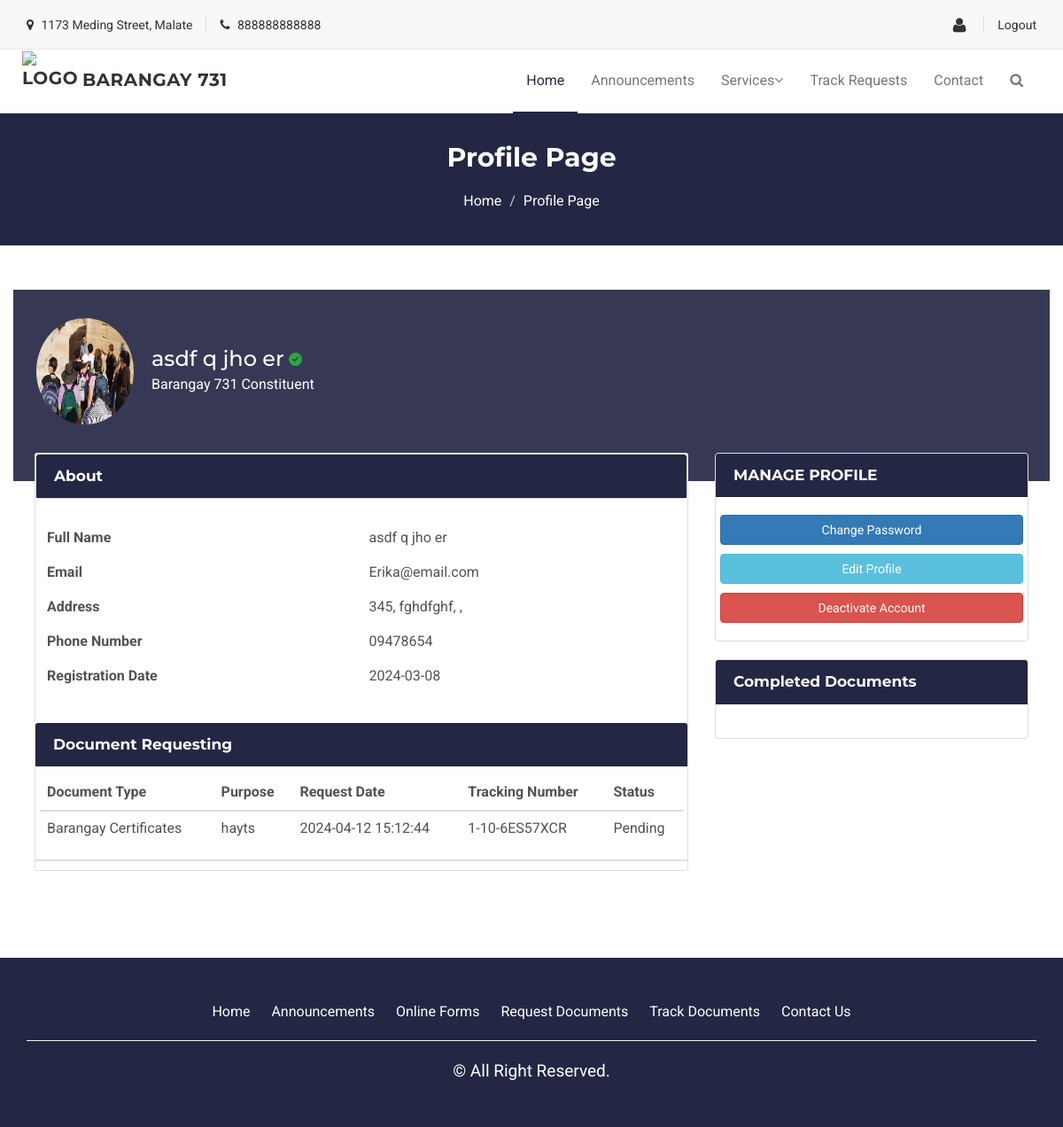
The app's page /homepagefolder/ProfilePage.php (signed in) with its own data.
### tables this page shows
CREATE TABLE `users_tbl` (
  `UserID` int(11) NOT NULL,
  `ResidentID` int(11) NOT NULL,
  `FirstName` varchar(255) NOT NULL,
  `LastName` varchar(255) NOT NULL,
  `MiddleName` varchar(255) DEFAULT NULL,
  `Suffix` varchar(10) NOT NULL,
  `Username` varchar(255) NOT NULL,
  `Password` varchar(255) NOT NULL,
  `Email` varchar(255) NOT NULL,
  `Phone` varchar(20) DEFAULT NULL,
  `RegistrationDate` date DEFAULT NULL,
  `Image` varchar(255) NOT NULL,
  `RoleID` int(11) DEFAULT NULL,
  `IsActive` tinyint(1) NOT NULL,
  `IsVerified` tinyint(1) NOT NULL
);

CREATE TABLE `residents_tbl` (
  `ResidentID` int(11) NOT NULL,
  `HouseholdID` int(11) DEFAULT NULL,
  `ClusterID` int(11) DEFAULT NULL,
  `LastName` varchar(255) DEFAULT NULL,
  `FirstName` varchar(255) DEFAULT NULL,
  `MiddleName` varchar(255) DEFAULT NULL,
  `Suffix` varchar(25) NOT NULL,
  `HouseNumber` int(11) NOT NULL,
  `StreetName` varchar(255) NOT NULL,
  `CityName` varchar(255) NOT NULL,
  `PostalCode` varchar(20) DEFAULT NULL,
  `Gender` varchar(10) DEFAULT NULL,
  `Birthday` date DEFAULT NULL,
  `Age` int(11) DEFAULT NULL,
  `PlaceOfBirth` varchar(255) DEFAULT NULL,
  `Citizenship` varchar(255) NOT NULL,
  `CivilStatus` varchar(20) DEFAULT NULL,
  `LiveIn` enum('yes','no') DEFAULT NULL,
  `PWD` enum('yes','no') DEFAULT NULL,
  `SoloParent` enum('yes','no') DEFAULT NULL,
  `Kasambahay` enum('yes','no') DEFAULT NULL,
  `Occupation` varchar(255) DEFAULT NULL,
  `Student` enum('yes','no') DEFAULT NULL,
  `RegisteredVoter` enum('yes','no') DEFAULT NULL,
  `Image` varchar(255) NOT NULL,
  `IsArchived` tinyint(1) DEFAULT 0
);

CREATE TABLE `docutype_tbl` (
  `DocuTypeID` int(11) NOT NULL,
  `DocuName` varchar(255) DEFAULT NULL
);

CREATE TABLE `request_tbl` (
  `RequestId` int(11) NOT NULL,
  `UserId` int(11) DEFAULT NULL,
  `ResidentID` int(11) NOT NULL,
  `DocuType` varchar(255) DEFAULT NULL,
  `RequestFor` varchar(255) NOT NULL DEFAULT 'Self',
  `RelationshipWith` varchar(255) NOT NULL DEFAULT 'Self',
  `Purpose` varchar(255) DEFAULT NULL,
  `RequestDate` datetime NOT NULL,
  `ExpiryDate` date DEFAULT NULL,
  `TrackingNumber` varchar(255) NOT NULL,
  `Status` varchar(50) DEFAULT NULL
);

### homepagefolder/ProfilePage.php (the view, shortened to what this page needs)
<?php
require '../includes/dbhandler.inc.php';
if (isset($_SESSION['UserID'])) {
  $userID = $_SESSION['UserID'];
  $sql = "SELECT u.*, r.Housenumber, r.streetname, r.cityname, r.postalcode, req.*, dt.DocuName
  FROM users_tbl u
  INNER JOIN residents_tbl r ON u.residentID = r.residentID
  LEFT JOIN request_tbl req ON u.userID = req.userID
  LEFT JOIN DocuType_tbl dt ON req.DocuType = dt.DocuTypeID
  WHERE u.UserID = ?";
  $stmt = mysqli_stmt_init($conn);
  if (mysqli_stmt_prepare($stmt, $sql)) {
    mysqli_stmt_bind_param($stmt, "i", $userID);
    mysqli_stmt_execute($stmt);
    $result = mysqli_stmt_get_result($stmt);
    if (mysqli_num_rows($result) > 0) {
      $row = mysqli_fetch_assoc($result);
    } else {
      echo "User record not found.";
    }
  } else {
    echo "Error: Failed to prepare SQL statement.";
  }
} else {
  header("Location: LogIn.php");
  exit();
}
?>
<!DOCTYPE html>
<html lang="en">
<head>
  <link href="assets/css/font-awesome.css" rel="stylesheet">
  <link href="assets/css/bootstrap.css" rel="stylesheet">
  <link rel="stylesheet" type="text/css" href="assets/css/slick.css">
  <link rel="stylesheet" href="assets/css/jquery.fancybox.css" type="text/css" media="screen" />
  <link id="switcher" href="assets/css/theme-color/default-theme.css" rel="stylesheet">
  <link href="assets/css/style.css" rel="stylesheet">
  <link href="assets/css/profilecss.css" rel="stylesheet">
</head>
<body>
  <header id="mu-header">
    <div class="container">
      <div class="row">
        <div class="col-lg-12 col-md-12">
          <div class="mu-header-area">
            <div class="row" style="margin-top: 8px">
              <div class="col-lg-6 col-md-6 col-sm-6 col-xs-6">
                <div class="mu-header-top-left">
                  <div class="mu-top-email">
                    <i class="fa fa-map-marker"></i>
                    <span>1173 Meding Street, Malate </span>
                  </div>
                  <div class="mu-top-phone">
                    <i class="fa fa-phone"></i>
                    <span>888888888888</span>
                  </div>
                </div>
              </div>
              <div class="col-lg-6 col-md-6 col-sm-6 col-xs-6">
                <div class="mu-header-top-right">
                  <nav>
                    <ul class="mu-top-social-nav">
                      <div class="mu-header-top-left">
                        <?php if(isset($_SESSION['username'])): ?>
                          <a href="../homepagefolder/ProfilePage.php" class="mu-top-email">
                            <i class="fa fa-user fa-lg"></i>
                          </a>
                          <a href="../includes/logout.inc.php" class="mu-profile-link">
                            <div class="mu-top-phone">
                              <span>Logout</span>
                            </div>
                          </a>
                        <?php endif; ?>
                      </div>
                    </ul>
                  </nav>
                </div>
              </div>
            </div>
          </div>
        </div>
      </div>
    </div>
  </header>
  <section id="mu-menu">
    <nav class="navbar navbar-default" role="navigation">
      <div class="container">
        <div class="navbar-header">
          <a class="navbar-brand" href="index.php"><img src="../builtimages/left_logo.png" style="width:63px; margin-top: -18px" alt="logo"> </a>
          <a class="navbar-brand"> <span style="margin-top: 10px !important">Barangay 731</span> </a>
        </div>
        <div id="navbar" class="navbar-collapse collapse">
          <ul id="top-menu" class="nav navbar-nav navbar-right main-nav">
            <li class="active"><a href="index.php">Home</a></li>
            <li><a href="announcement.php">Announcements</a></li>
            <li class="dropdown">
              <a href="#" class="dropdown-toggle" data-toggle="dropdown">Services<span class="fa fa-angle-down"></span></a>
            </li>
            <li><a href="trackRequestsPage.php">Track Requests</a></li>
            <li><a href="contact.php">Contact</a></li>
            <li><a href="#" id="mu-search-icon"><i class="fa fa-search"></i></a></li>
          </ul>
        </div>
      </div>
    </nav>
  </section>
  <section id="mu-page-breadcrumb">
   <div class="container">
     <div class="row">
       <div class="col-md-12">
         <div class="mu-page-breadcrumb-area">
           <h2>Profile Page</h2>
           <ol class="breadcrumb">
            <li><a href="#">Home</a></li>
            <li class="active">Profile Page</li>
          </ol>
        </div>
      </div>
    </div>
  </div>
</section>
<section id="mu-contact">
 <div class="container">
   <div class="row">
    <div class="container-overlap bg-blue-500 ng-scope">
      <div class="media m0 pv">
        <div class="media-left media-right"><a href="#"> <img src="../uploads/ProfileImages/<?php echo $row['Image']; ?>" alt="<?php echo $row['FirstName'] . ' ' . $row['MiddleName'] . ' ' . $row['LastName']. ' ' . $row['Suffix']; ?>" alt="User" class="media-object img-circle thumb120"></a></div>
        <div class="media-body media-middle">
          <h3 class="media-heading text-white">
            <?php
            echo $row['FirstName'] . ' ' .
            $row['MiddleName'] . ' ' .
            $row['LastName']. ' ' .
            $row['Suffix'];
            $is_verified = $row['IsVerified'];
            if ($is_verified) {
              echo '<svg style="margin-left: 5px;" xmlns="http://www.w3.org/2000/svg" viewBox="0 0 512 512" width="1.5%" height="1%">
              <path fill="#28a745" d="M256 512A256 256 0 1 0 256 0a256 256 0 1 0 0 512zM241 337l-17 17-17-17-80-80L161 223l63 63L351 159 385 193 241 337z"/>
              </svg>';
            }
            ?>
          </h3>
          <span class="text-white">Barangay 731 Constituent</span>
        </div>
      </div>
    </div>
    <div class="container-fluid ng-scope">
      <div class="row">
        <div class="col-md-7 col-lg-8">
          <form class="card ng-pristine ng-valid">
            <div class="panel panel-default">
              <div class="panel-heading">
                <h4 class="panel-title">About</h4>
              </div>
            </div>
            <div class="card-body" style="margin-bottom: 28px;">
              <table class="table table-hover">
                <tbody>
                  <tr>
                    <td><em class="ion-document-text icon-fw mr"></em><strong>Full Name</strong></td>
                    <td class="ng-binding"><?php echo $row['FirstName'] . ' ' . $row['MiddleName'] . ' ' . $row['LastName'] . ' ' . $row['Suffix']; ?></td>
                  </tr>
                  <tr>
                    <td><em class="ion-egg icon-fw mr"></em><strong>Email</strong></td>
                    <td><span class="ng-scope ng-binding editable"><?php echo $row['Email']; ?></span></td>
                  </tr>
                  <tr>
                    <td><em class="ion-ios-body icon-fw mr"></em><strong>Address</strong></td>
                    <td><span class="ng-scope ng-binding editable"><?php echo $row['Housenumber'] . ', ' . $row['streetname'] . ', ' . $row['cityname'] . ', ' . $row['postalcode']; ?></span></td>
                  </tr>
                  <tr>
                    <td><em class="ion-man icon-fw mr"></em><strong>Phone Number</strong></td>
                    <td><span class="ng-scope ng-binding editable"><?php echo $row['Phone']; ?></span></td>
                  </tr>
                  <tr>
                    <td><em class="ion-android-home icon-fw mr"></em><strong>Registration Date</strong></td>
                    <td><span class="ng-scope ng-binding editable"><?php echo $row['RegistrationDate']; ?></span></td>
                  </tr>
                </tbody>
              </table>
            </div>
            <div class="panel-default" style="margin-bottom: 5px;">
              <div class="panel-heading">
                <h4 class="panel-title">Document Requesting</h4>
              </div>
            </div>
            <div class="card-body">
              <div class ="table-responsive">
                <table class="table table-hover">
                  <thead>
                    <tr>
                      <th><strong>Document Type</strong></th>
                      <th><strong>Purpose</strong></th>
                      <th><strong>Request Date</strong></th>
                      <th><strong>Tracking Number</strong></th>
                      <th><strong>Status</strong></th>
                    </tr>
                  </thead>
                  <tbody>
                      <tr>
                        <td><?php echo $row['DocuName']; ?></td>
                        <td><?php echo $row['Purpose']; ?></td>
                        <td><?php echo $row['RequestDate']; ?></td>
                        <td><?php echo $row['TrackingNumber']; ?></td>
                        <td><?php echo $row['Status']; ?></td>
                      </tr>
                  </tbody>
                </table>
              </div>
            </div>
            <div class="card-divider"></div>
          </form>
        </div>
        <div class="col-md-5 col-lg-4">
          <div class="panel panel-default">
            <div class="panel-heading">
              <h4 class="panel-title">MANAGE PROFILE</h4>
            </div>
            <div class="panel-body">
              <div class="row">
                <div class="col" style="margin:5px;">
                  <a class='btn btn-primary btn-block' href=changePassword.php>Change Password</a>
                </div>
              </div>
              <div class="row">
                <div class="col" style="margin:5px;">
                  <a class='btn btn-info btn-block' href='UpdateProfilePage.php?id=<?php echo $row['UserID']; ?>'>Edit Profile</a>
                </div>
              </div>
              <div class="row">
                <div class="col" style="margin:5px;">
                  <form id="deactivateForm" class="btn-block" method="POST">
                    <button type="button" id="deactivateBtn2" class="btn btn-danger btn-block mt-2 btn-deactivate">Deactivate Account</button>
                  </form>
                </div>
              </div>
            </div>
          </div>
          <div class="panel panel-default">
            <div class="panel-heading">
              <h4 class="panel-title">Completed Documents</h4>
            </div>
            <div class="panel-body">
              <div class="row">
              </div>
            </div>
          </div>
        </div>
      </div>
    </div>
  </div>
</section>
<footer id="mu-footer">
  <div class="mu-footer-top">
    <div class="container">
      <div class="row text-center">
        <div class="col-lg-12 col-sm-12 col-xs-12">
          <div class="footer_menu">
            <ul>
              <li><a href="index.php">Home</a></li>
              <li><a href="announcement.php">Announcements</a></li>
              <li><a href="#">Online Forms</a></li>
              <li><a href="RequestDocu.php">Request Documents</a></li>
              <li><a href="trackRequestsPage.php">Track Documents</a></li>
              <li><a href="contact.php">Contact Us</a></li>
            </ul>
          </div>
          <hr>
          <div class="footer_copyright">
            <div style="font-size: 19px;">&copy; All Right Reserved.</div>
          </div>
        </div>
      </div>
    </div>
  </div>
  </footer>
</body>
</html>

### records on screen
users_tbl: Image (picture), FirstName "asdf", MiddleName "q", LastName "jho", Suffix "er", Email "Erika@email.com", ResidentID.HouseNumber "345", ResidentID.StreetName "fghdfghf", Phone "09478654", RegistrationDate "2024-03-08", docutype_tbl.DocuName "Barangay Certificates", request_tbl.Purpose "hayts", request_tbl.RequestDate "2024-04-12 15:12:44", request_tbl.TrackingNumber "1-10-6ES57XCR", request_tbl.Status "Pending"
